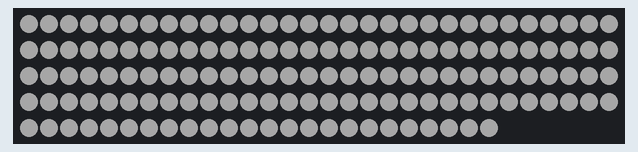
Recording of a sketch running on a simulated Arduino Uno, built with avr-gcc and run on an emulated ATmega328P. On the bench: 144 RGB LEDs in strip order, left to right, continuing on the next row. Dim RGB values are drawn brighter than linear.

Above: at 0.1 s.

The sketch:

StripLedTest1.ino
```cpp
//librerie utili per poter comandare il led
#include <Adafruit_GFX.h>
#include <Adafruit_NeoMatrix.h>
#include <Adafruit_NeoPixel.h>

//pin da cui comando i led
#define PIN 6

//la variabile toogle indica se i led dovrano essere spenti (true) o accessi (false)
bool toogle = true;

//Creo l'oggetto che mi permette di potere controllare la striscia di led
// Parametro 1 = numero di led della striscia
// Parametro 2 = pin con cui commandare la striscia
// Parametro 3 = tipo di led
//   NEO_KHZ800  800 KHz bitstream (most NeoPixel products w/WS2812 LEDs)
//   NEO_KHZ400  400 KHz (classic 'v1' (not v2) FLORA pixels, WS2811 drivers)
//   NEO_GRB     Pixels are wired for GRB bitstream (most NeoPixel products)
//   NEO_RGB     Pixels are wired for RGB bitstream (v1 FLORA pixels, not v2
Adafruit_NeoPixel strip = Adafruit_NeoPixel(144, PIN, NEO_GRB + NEO_KHZ800);

void setup() {
    //richiamo begin per poter preparare i pin dei led
    strip.begin();

    //setto la luminosità dei led
    strip.setBrightness(40);

    //show serve a mandare i dati settati alla striscia
    strip.show();
}

void loop() {

    //alterno l'accesione e lo spengimento dei led
    toogle = !toogle;

    //passo tutti i led uno a uno
    for(int j = 0; j < strip.numPixels(); j++){
      if(toogle){
        //se toggle è true spengo tutti i led
        strip.setPixelColor(j, 0, 0, 0);
      }
      else{
        //altrimenti accendo tutti i led
        strip.setPixelColor(j, 255, 255, 255);
      }
    }

    //applico i dati alla striscia
    strip.show();

    //aspetto 10 millisecondi
    delay(10);
}
```
